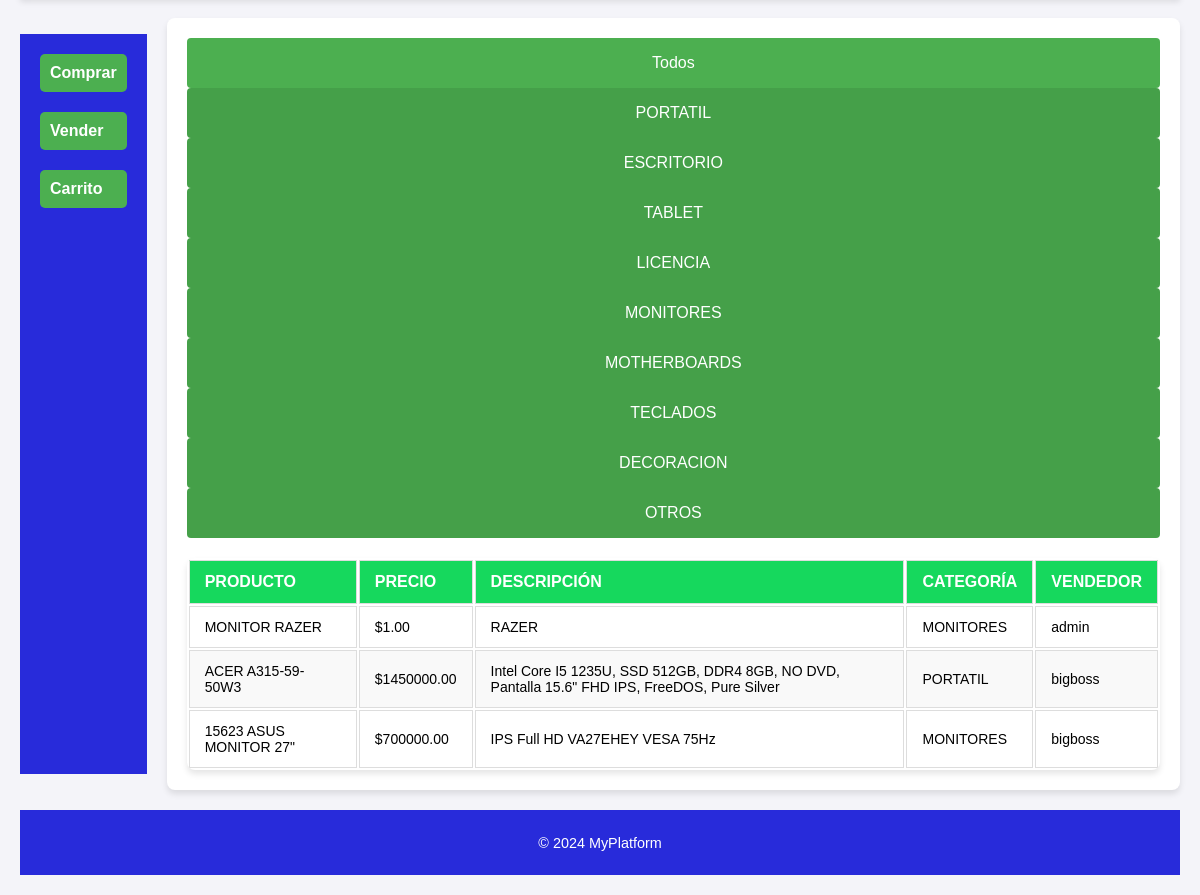
Before: /products/ with the older database file.
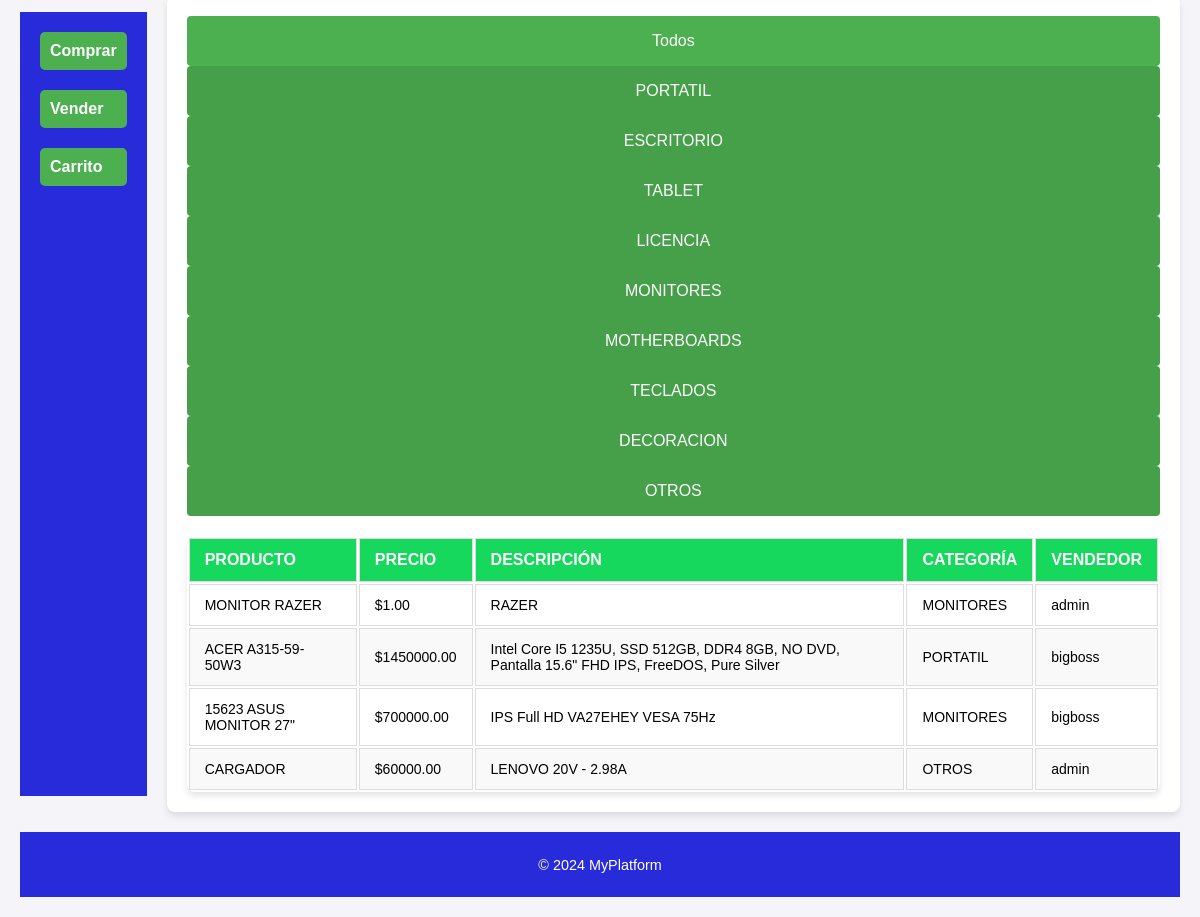
After: the same page with the newer database file.
### products/models.py (models this page shows, shortened)
class Category(models.Model):
    name = models.CharField(max_length=100)
    description = models.TextField(blank=True, null=True)

class Product(models.Model):
    id = models.BigAutoField(primary_key=True)
    name = models.CharField(max_length=255)
    description = models.TextField()
    price = models.DecimalField(max_digits=10, decimal_places=2)
    stock = models.IntegerField(default=0)  # Indica la cantidad en inventario
    category = models.ForeignKey('Category', on_delete=models.SET_NULL, null=True, blank=True)
    seller = models.ForeignKey(settings.AUTH_USER_MODEL, related_name='products_for_sale', on_delete=models.CASCADE)
    is_sold = models.BooleanField(default=False)  # Indica si el producto está vendido
    is_available = models.BooleanField(default=True)  # Nuevo campo para indicar disponibilidad
    @property
    def is_available(self):
        return self.stock > 0

### users/models.py (models this page shows, shortened)
class CustomUser(AbstractUser):
    is_buyer = models.BooleanField(default=False)
    is_seller = models.BooleanField(default=False)
    full_name = models.CharField(max_length=255, blank=True, null=True)
    phone_number = models.CharField(max_length=20, blank=True, null=True)
    address = models.TextField(blank=True, null=True)

### products/views.py (the view)
# urls.py: path('', views.ProductListView.as_view(), name='product_list'),
class ProductListView(ListView):
    model = Product
    template_name = 'product_list.html'
    context_object_name = 'products'
    def get_context_data(self, **kwargs):
        context = super().get_context_data(**kwargs)
        categories = Category.objects.all()  # Obtén todas las categorías
        context['categories'] = categories  # Pasa las categorías al template
        return context
    def get_queryset(self):
        queryset = Product.objects.all()
        category_id = self.request.GET.get('category')  # Obtener el filtro de categoría desde el GET
        if category_id:
            queryset = queryset.filter(category__id=category_id)  # Filtrar por ID de categoría
        return queryset

### products/templates/product_list.html (shortened to what this page needs)
{% extends 'home.html' %}
{% block content %}
    <div id="category-filter">
        <form method="get">
            <button href="{% url 'product_list' %}" type="submit" name="category" value="">Todos</button>
            {% for category in categories %}
                <button class="product_list_button" type="submit" name="category" value="{{ category.id }}">
                    {{ category.name }}
                </button>
            {% endfor %}
        </form>
    </div>
    <div class="product-table">
        <table>
            <thead>
                <tr>
                    <th>Producto</th>
                    <th>Precio</th>
                    <th>Descripción</th>
                    <th>Categoría</th>
                    <th>Vendedor</th>
                </tr>
            </thead>
            <tbody>
                {% for product in products %}
                    <tr>
                        <td>{{ product.name }}</td>
                        <td>${{ product.price }}</td>
                        <td>{{ product.description }}</td>
                        <td>{{ product.category.name }}</td>
                        <td>{{ product.seller.username }}</td>
                    </tr>
                {% endfor %}
            </table>
    </div>
{% endblock %}

Changed rows visible on the page:
added Product: name "CARGADOR", price "60000.00", description "LENOVO 20V - 2.98A", category.name "OTROS", seller.username "admin"
